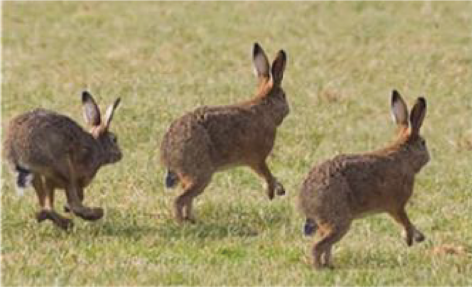
#> input picture rabbits.png, 472 x 287 px
$ python main.py
#> lines starting #> are read from the running program, lines starting #| are printed output that depends on the picture; after the words box and inside, x2 and y2 are one past the last pixel; in counts of white or black regions, pixels touching at a corner belong together
import cv2
import numpy as np

quantization = 16
tsimilarity = 5
tdistance = 20
vector_limit = 20
block_counter = 0
block_size = 8
image = cv2.imread('rabbits.png')
#> image is the input picture: shape (287, 472, 3); mean B, G, R 105.3, 148.4, 161


gray = cv2.cvtColor(image, cv2.COLOR_RGB2GRAY)
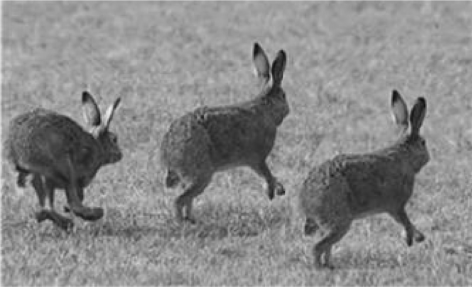
#> gray: shape (287, 472); min 14, max 236, mean 137
temp = []
arr = np.array(gray)

prediction_mask = np.zeros((arr.shape[0], arr.shape[1]))
column = arr.shape[1] - block_size
#> column = 464
row = arr.shape[0] - block_size
#> row = 279
dcts = np.empty((((column+1)*(row+1)), quantization+2))


for i in range(0, row):
    for j in range(0, column):

        blocks = arr[i:i+block_size, j:j+block_size]
        imf = np.float32(blocks) / 255.0
        dst = cv2.dct(imf)
        blocks = np.uint8(np.float32(dst) * 255.0 )
        solution = [[] for k in range(block_size + block_size - 1)]
        for k in range(block_size):
            for l in range(block_size):
                sum = k + l
                if (sum % 2 == 0):
                    solution[sum].insert(0, blocks[k][l])
                else:
                    solution[sum].append(blocks[k][l])

        for item in range(0,(block_size*2-1)):
            temp += solution[item]

        temp = np.asarray(temp, dtype=float)
        temp = np.array(temp[:16])
        temp = np.floor(temp/quantization)
        temp = np.append(temp, [i, j])

        np.copyto(dcts[block_counter], temp)

        block_counter += 1
        temp = []
#> after the loop, block_counter = 129456

dcts = dcts[~np.all(dcts == 0, axis=1)]
dcts = dcts[np.lexsort(np.rot90(dcts))]


sim_array = []
for i in range(0, block_counter):
    if i <= block_counter-10:
        for j in range(i+1, i+10):
            pixelsim = np.linalg.norm(dcts[i][:16]-dcts[j][:16])
            pointdis = np.linalg.norm(dcts[i][-2:]-dcts[j][-2:])
            if pixelsim <= tsimilarity and pointdis >= tdistance:
                sim_array.append([dcts[i][16], dcts[i][17], dcts[j][16], dcts[j][17],dcts[i][16]-dcts[j][16], dcts[i][17]-dcts[j][17]])
    else:
        for j in range(i+1, block_counter):
            pixelsim = np.linalg.norm(dcts[i][:16]-dcts[j][:16])
            pointdis = np.linalg.norm(dcts[i][-2:]-dcts[j][-2:])
            if pixelsim <= tsimilarity and pointdis >= tdistance:
                sim_array.append([dcts[i][16], dcts[i][17], dcts[j][16], dcts[j][17],dcts[i][16]-dcts[j][16], dcts[i][17]-dcts[j][17]])
#> after the loop, sim_array = 1144 items, first 6: [113, 251, 13, 136, 100, 115], [25, 3, 53, 386, -28, -383], [82, 172, 7, 245, 75, -73], [7, 245, 20, 63, -13, 182], [7, 245, 21, 63, -14, 182], [6, 107, 17, 158, -11, -51]


sim_array = np.array(sim_array)
#> sim_array = 1144 rows, first 6: [113, 251, 13, 136, 100, 115], [25, 3, 53, 386, -28, -383], [82, 172, 7, 245, 75, -73], [7, 245, 20, 63, -13, 182], [7, 245, 21, 63, -14, 182], [6, 107, 17, 158, -11, -51]
delete_vec = []
vector_counter = 0
for i in range(0, sim_array.shape[0]):
    for j in range(1, sim_array.shape[0]):
        if sim_array[i][4] == sim_array[j][4] and sim_array[i][5] == sim_array[j][5]:
            vector_counter += 1
    if vector_counter < vector_limit:
        delete_vec.append(sim_array[i])
    vector_counter = 0
#> after the loop, delete_vec = 1044 items, first 6: [113, 251, 13, 136, 100, 115], [25, 3, 53, 386, -28, -383], [82, 172, 7, 245, 75, -73], [7, 245, 20, 63, -13, 182], [7, 245, 21, 63, -14, 182], [6, 107, 17, 158, -11, -51]

delete_vec = np.array(delete_vec)
#> delete_vec = 1044 rows, first 6: [113, 251, 13, 136, 100, 115], [25, 3, 53, 386, -28, -383], [82, 172, 7, 245, 75, -73], [7, 245, 20, 63, -13, 182], [7, 245, 21, 63, -14, 182], [6, 107, 17, 158, -11, -51]
delete_vec = delete_vec[~np.all(delete_vec == 0, axis=1)]
delete_vec = delete_vec[np.lexsort(np.rot90(delete_vec))]
#> delete_vec = 1044 rows, first 6: [0, 10, 0, 197, 0, -187], [0, 320, 0, 405, 0, -85], [1, 5, 122, 256, -121, -251], [1, 35, 11, 149, -10, -114], [1, 45, 24, 342, -23, -297], [1, 45, 24, 343, -23, -298]

for item in delete_vec:
    indexes = np.where(sim_array == item)
    unique, counts = np.unique(indexes[0], return_counts=True)
    for i in range(0, unique.shape[0]):
        if counts[i] == 6:
            sim_array = np.delete(sim_array,unique[i],axis=0)
#> this loop made 1044 passes
#> (item, indexes) on passes 3 to 5: ([1, 5, 122, 256, -121, -251], 26 positions, rows 13 to 1123, columns 0 to 5), ([1, 35, 11, 149, -10, -114], 40 positions, rows 34 to 1122, columns 0 to 5), ([1, 45, 24, 342, -23, -297], 45 positions, rows 10 to 1121, columns 0 to 5)
#> after the loop, sim_array = 100 rows, first 6: [116, 367, 68, 229, 48, 138], [176, 342, 128, 204, 48, 138], [99, 181, 147, 320, -48, -139], [72, 232, 120, 371, -48, -139], [44, 272, 92, 410, -48, -138], [180, 206, 227, 345, -47, -139]


for i in range(0, sim_array.shape[0]):
    index1 = int(sim_array[i][0])
    print(sim_array[i][0])
    index2 = int(sim_array[i][1])
    print(sim_array[i][1])
    index3 = int(sim_array[i][2])
    print(sim_array[i][2])
    index4 = int(sim_array[i][3])
    print(sim_array[i][3])
    for j in range(7):
        for k in range(0,7):
            prediction_mask[index1+j][index2+k] = 255
            prediction_mask[index3+j][index4+k] = 255
#> this loop made 100 passes
#> (index1, index2, index3, index4) on passes 1 to 12: (116, 367, 68, 229), (176, 342, 128, 204), (99, 181, 147, 320), (72, 232, 120, 371), (44, 272, 92, 410), (180, 206, 227, 345), (164, 412, 116, 274), (71, 218, 119, 357), (157, 193, 205, 332), (134, 180, 182, 319), (164, 342, 116, 204), (161, 159, 209, 298)
#> (printed output is left out)
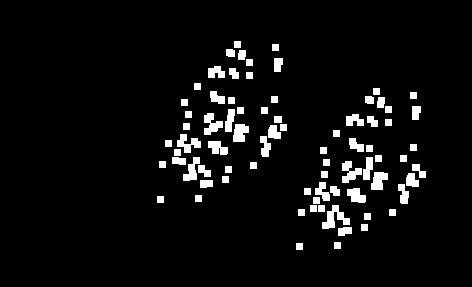
#> prediction_mask: shape (287, 472) float64; 5.3% white; 78 white regions, largest, box (x1, y1, x2, y2) and area: (322, 205, 350, 229) 313, (342, 161, 362, 183) 247, (204, 113, 223, 135) 243


cv2.imshow("Duplicated parts", prediction_mask)
cv2.imshow('Image', image)


cv2.waitKey(0)
cv2.destroyAllWindows()
